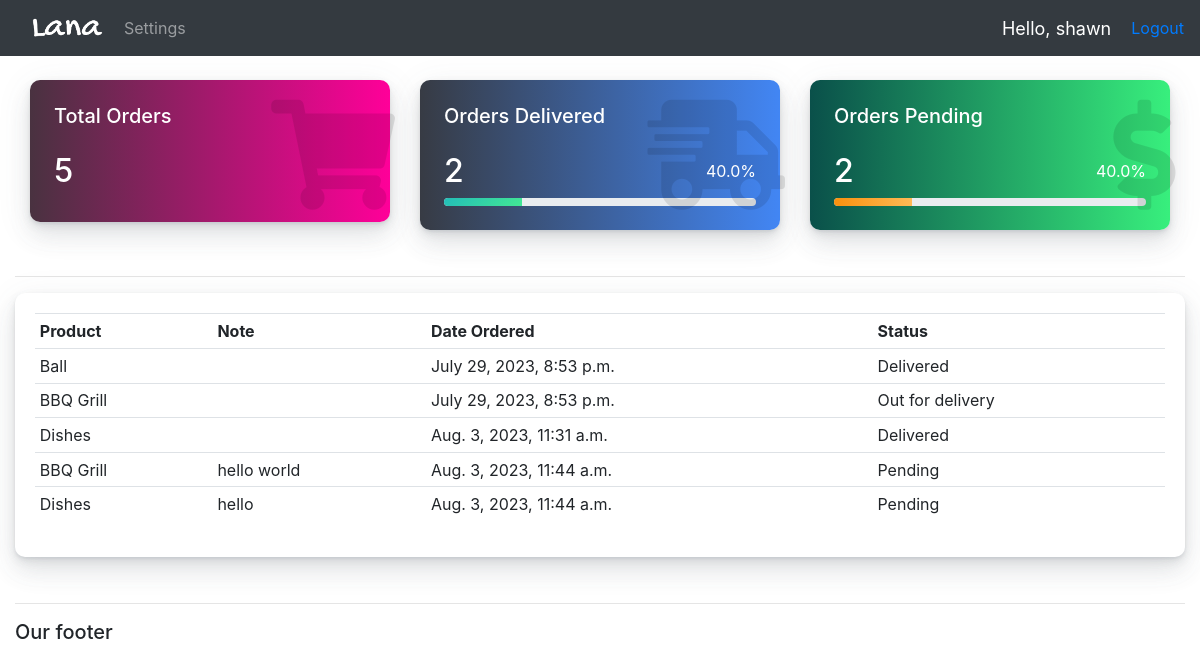
Screenshot of /user/ (signed in) with the database file from the repository.
### accounts/models.py (models this page shows, shortened)
class Order(models.Model):
    STATUS = (
        ('Pending', 'Pending'),
        ('Out for delivery', 'Out for delivery'),
        ('Delivered', 'Delivered'),
    )
    customer = models.ForeignKey(Customer, null=True, on_delete=models.SET_NULL)
    product = models.ForeignKey(Product, null=True, on_delete=models.SET_NULL)
    date_created = models.DateTimeField(auto_now_add=True, null=True)
    status = models.CharField(max_length=200, null=True, choices=STATUS)
    note = models.CharField(max_length=1000, blank=True)

class Product(models.Model):
    CATEGORY = (
        ('Indoor', 'Indoor'),
        ('Out Door', 'Out Door'),
    )
    name = models.CharField(max_length=200, null=True)
    price = models.FloatField(null=True)
    category = models.CharField(max_length=200, null=True, choices=CATEGORY)
    description = models.CharField(max_length=200, null=True, blank=True)
    date_created = models.DateTimeField(auto_now_add=True, null=True)
    tags = models.ManyToManyField(Tag)

### accounts/decorators.py (the view)
        def wrapper_func(request, *args, **kwargs):
            group = None
            if request.user.groups.exists():
                group = request.user.groups.all()[0].name
            if group in allowed_roles:
                return view_func(request, *args, **kwargs)
            else:
                return HttpResponse('You are not authorized to view this page.')

### accounts/templates/accounts/user.html
{% extends 'accounts/main.html' %}
{% block content %}
<br>
{% include 'accounts/status.html' %}
<hr>
<div class="row">
    <div class="col-md">
        <div class="card card-body">
            <table class="table table-sm">
                <tr>
                    <th>Product</th>
                    <th>Note</th>
                    <th>Date Ordered</th>
                    <th>Status</th>
                </tr>
                {% for order in orders %}
                <tr>
                    <td>{{order.product.name}}</td>
                    <td>{{order.note}}</td>
                    <td>{{order.date_created}}</td>
                    <td>{{order.status}}</td>
                </tr>
                {% endfor %}
            </table>
        </div>
    </div>
</div>
{% endblock %}

### accounts/templates/accounts/navbar.html (shortened to what this page needs)
{% load static %}
<nav class="navbar navbar-expand-lg navbar-dark bg-dark">
    <img src="{% static 'images/logo.png' %}" width="100vh" align-items="center">
    <div class="collapse navbar-collapse" id="navbarNavAltMarkup">
      <div class="navbar-nav">
        {% if request.user.is_staff %}
        <a class="nav-item nav-link active" href="{% url 'home' %}">Dashboard</a>
        <a class="nav-item nav-link" href="{% url 'products' %}">Products</a>
        {% else %}
        <a class="nav-item nav-link" href="{% url 'account' %}">Settings</a>
        {% endif %}
      </div>
    </div>
    <span id="hello-msg">Hello, {{request.user}}</span>
    <span><a class="hello-msg" href="{% url 'logout' %}">Logout</a></span>
  </nav>

### static/css/main.css (style rules this page uses)
.card { background-color: #fff; border-radius: 10px; border: none; position: relative; margin-bottom: 30px; box-shadow: 0 0.46875rem 2.1875rem rgba(90,97,105,0.1), 0 0.9375rem 1.40625rem rgba(90,97,105,0.1), 0 0.25rem 0.53125rem rgba(90,97,105,0.12), 0 0.125rem 0.1875rem rgba(90,97,105,0.1); }

### accounts/templates/accounts/navbar.html (style rules this page uses)
#hello-msg { font-size: 18px; color: #fff; margin-right: 20px; }

### rows the page displays
Order: product.name "Ball", date_created "July 29, 2023, 8:53 p.m.", status "Delivered"
Order: product.name "BBQ Grill", date_created "July 29, 2023, 8:53 p.m.", status "Out for delivery"
Order: product.name "Dishes", date_created "Aug. 3, 2023, 11:31 a.m.", status "Delivered"
Order: product.name "BBQ Grill", note "hello world", date_created "Aug. 3, 2023, 11:44 a.m.", status "Pending"
Order: product.name "Dishes", note "hello", date_created "Aug. 3, 2023, 11:44 a.m.", status "Pending"

### other values shown
{{ request.user }} "shawn"
{{ total_orders }} "5"
{{ delivered }} "2"
{{ percent_delivered }} "40.0"
{{ pending }} "2"
{{ percent_pending }} "40.0"
